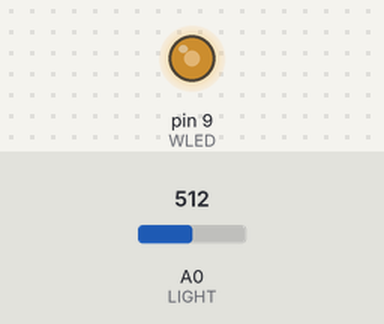
A sketch run on a simulated Arduino Uno, built with avr-gcc and run on an emulated ATmega328P. On the bench: output pins drawn as LEDs (lit = HIGH). Inputs (shaded band) come from the test bench; at power-on: A0 (LIGHT) = 512.

Above: at 1.2 s.
1.3 s: A0 (LIGHT) set to 716
At 2.5 s:
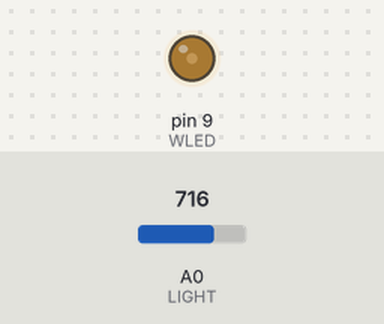
2.8 s: A0 (LIGHT) set to 900
At 3.8 s:
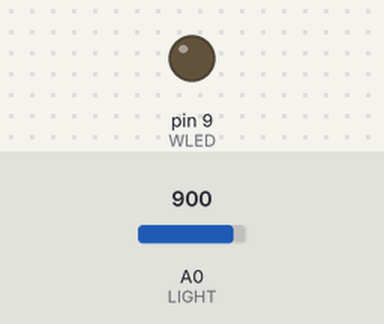
4.3 s: A0 (LIGHT) set to 889
At 4.9 s:
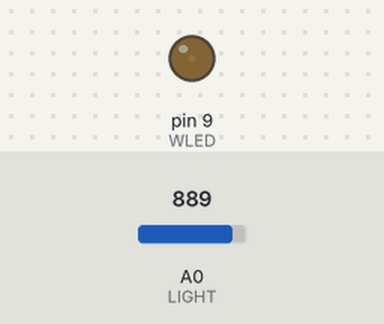
5.8 s: A0 (LIGHT) set to 306
At 6.1 s:
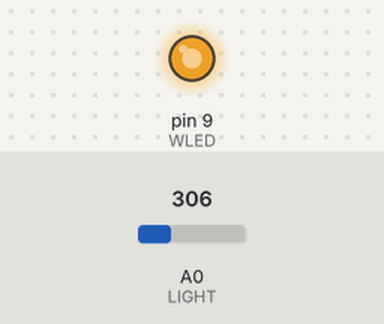
7.3 s: A0 (LIGHT) set to 511
At 8.4 s:
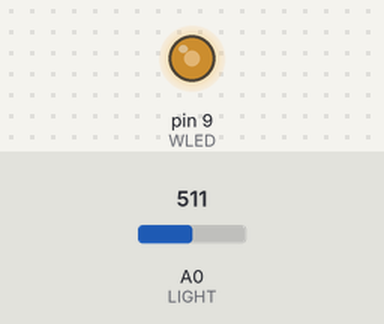
8.8 s: A0 (LIGHT) set to 910
At 9.6 s:
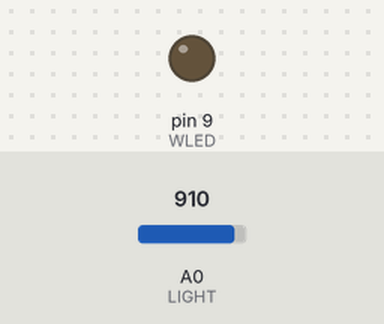
Timing chart, 0 to 11.3 s (numbered marks = the images above; inputs shaded):
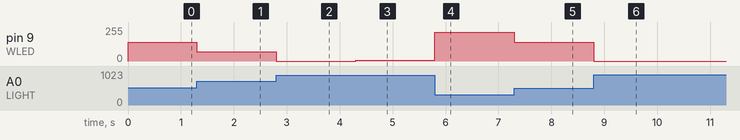

The sketch:

nightlight.ino
```cpp
// (licence header left out)
// Automatic Night Light

const int WLED=9;        // White LED Anode on pin 9 (PWM)
const int LIGHT=0;       // Light Sensor on Analog Pin 0
const int MIN_LIGHT=200; // Minimum Expected light value
const int MAX_LIGHT=900; // Maximum Expected Light value
int val = 0;             // Variable to hold the analog reading

void setup()
{
  pinMode(WLED, OUTPUT); // Set White LED pin as output
}

void loop()
{
  val = analogRead(LIGHT);                      // Read the light sensor
  val = map(val, MIN_LIGHT, MAX_LIGHT, 255, 0); // Map the light reading
  val = constrain(val, 0, 255);                 // Constrain light value
  analogWrite(WLED, val);                       // Control the White LED
}
```

Measured:
- after the input at 1.3 s, pin 9 (WLED): 142/255 → 68/255 at once
- after the input at 2.8 s, pin 9 (WLED): 68/255 → 0/255 at once
- after the input at 4.3 s, pin 9 (WLED): 0/255 → 5/255 at once
- after the input at 5.8 s, pin 9 (WLED): 5/255 → 217/255 at once
- after the input at 7.3 s, pin 9 (WLED): 217/255 → 142/255 at once
- after the input at 8.8 s, pin 9 (WLED): 142/255 → 0/255 at once
